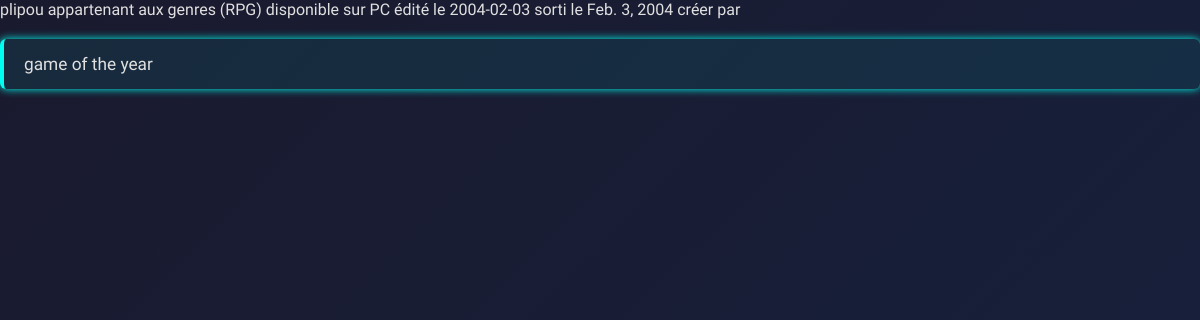
Page /App_Django/affiche/6/ on the earlier database version.
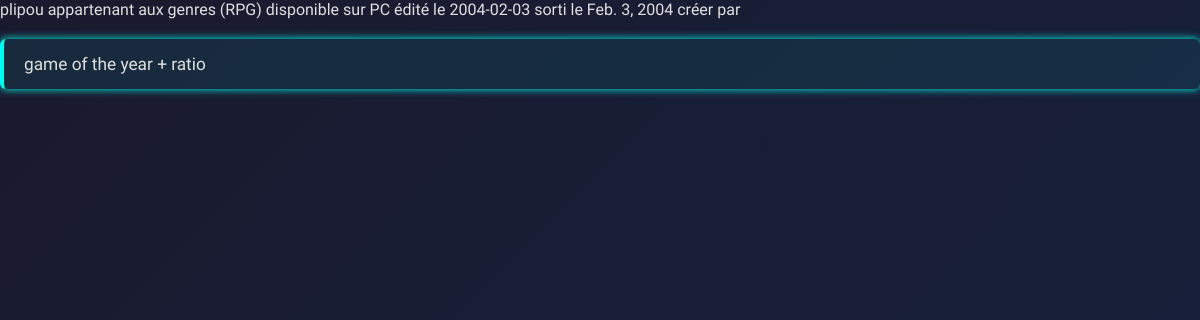
Same page on the later database version.
### App_Django/models.py (models this page shows, shortened)
class Jeux(models.Model):
        nom = models.CharField(max_length=100)
        plateforme = models.CharField(max_length = 100)
        date_parution = models.DateField(blank=True, null = True)
        prix = models.IntegerField(blank=False)
        genre = models.TextField(null = True, blank = True)
        resume = models.TextField(null= True, blank = True)
        studiodev = models.ForeignKey("studiodev", on_delete=models.CASCADE, default=None)
        def __str__(self):
                chaine = f"{self.nom} appartenant aux genres ({self.genre}) disponible sur {self.plateforme} édité le {self.date_parution}"
                return chaine

### App_Django/views.py (the view)
# urls.py: path('affiche/<int:id>/', views.affiche),
def affiche(request, id):
    jeux = models.Jeux.objects.get(pk=id)
    return render(request,"App_Django/affiche.html", {"Jeux": jeux})

### App_Django/templates/App_Django/affiche.html (shortened to what this page needs)
<!DOCTYPE html>
<html lang="en">
<head>
    {% load static %}
<link rel="stylesheet" href="{% static 'App_Django/style.css' %}">
</head>
<body>
    {{Jeux}} sorti le {{Jeux.date_parution}} créer par {{Jeux.studiodev}}
    <p>
        {{Jeux.resume}}
    </p>
</body>
</html>

Differences in the rows shown:
changed Jeux: resume "game of the year" → "game of the year + ratio"
